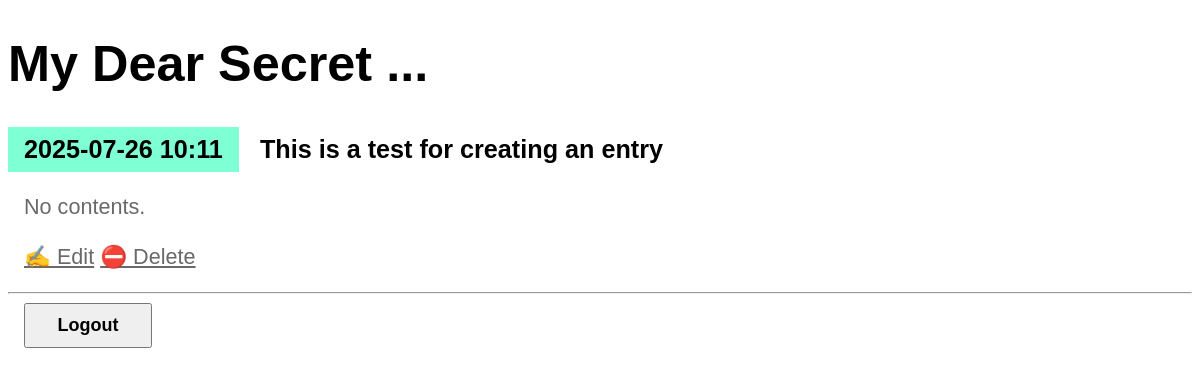
The page /entry/5 (signed in) on the database its author committed.
### entries/models.py (models this page shows, shortened)
class Entry(models.Model):
    title = models.CharField(max_length = 200)
    content = models.TextField()
    date_created = models.DateTimeField(default=timezone.now)
    class Meta:
        verbose_name_plural = "Entries"

### entries/views.py (the view)
class EntryDetailView(LockedView,DetailView):
    model = Entry

### entries/templates/entries/entry_detail.html
{% extends "entries/base.html" %}
{% block content %}
    <article>
        <h2>{{ entry.date_created|date:'Y-m-d H:i' }}</h2>
        <h3>{{ entry.title }} </h3>
        <p> {{ entry.content }}</p>
    </article>
    <p>
        <a href="{% url 'entry-update' entry.id %}">✍️ Edit</a>
        <a href="{% url 'entry-delete' entry.id %}">⛔ Delete</a>
    </p>
{%  endblock content %}

### entries/static/css/diary.css (style rules this page uses)
* { box-sizing: border-box; }
body { font-family: sans-serif; font-size: 18px; }
a { color: inherit; }
h2, h3 { font-size: 1.4em; margin: 0; display: inline-block; padding: 0.5rem 1rem; vertical-align: top; }
h2 { background-color: aquamarine; }
article { margin-bottom: 0.5rem; }
p { font-size: 1.2em; padding-left: 1rem; line-height: 1.3em; max-width: 36rem; color: dimgray; }

### rows shown on the page
Entry: date_created "2025-07-26 10:11", title "This is a test for creating an entry", content "No contents."
